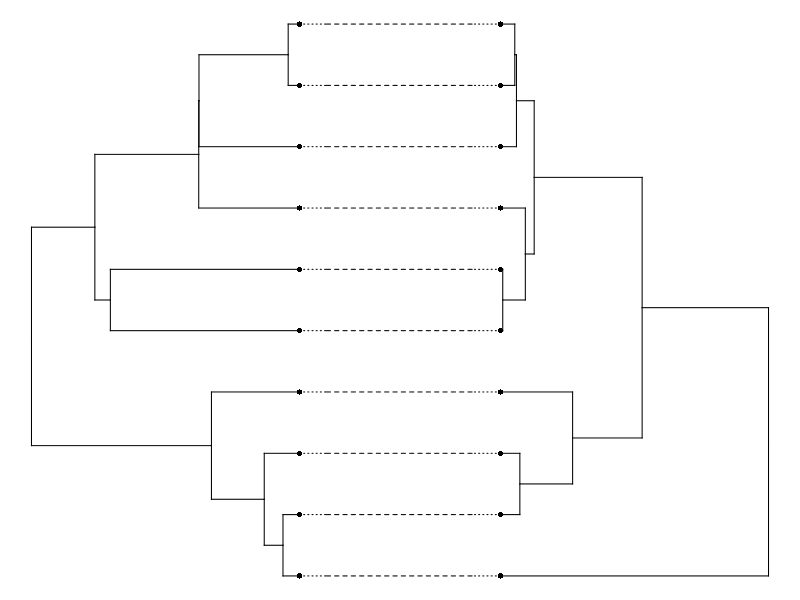

Reproduce this figure in R.
library(phytools)
tree1 <- rcoal(10)
tree2 <- rcoal(10)
tree1$tip.label <- as.character(1:10)
tree2$tip.label <- as.character(1:10)
obj <- cophylo(tree1, tree2)
plot(obj, ftype="off")
p <- get("last_plot.cophylo", envir = ape::.PlotPhyloEnv)
str(p)
